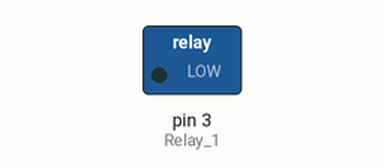
A sketch run on a simulated Arduino Uno, built with avr-gcc and run on an emulated ATmega328P. Parts: switched loads named in the sketch (green lamp = pin HIGH).

Above: at 1.0 s.
At 3.0 s:
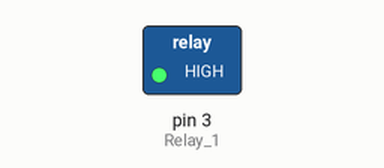
Timing chart, 0 to 5.2 s (numbered marks = the images above):
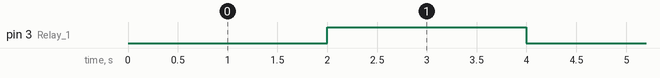

The sketch:

Relay_Sensor.ino
```cpp
//#define IR 7
int relay;
#define Relay_1 3
//#define Relay_2 9
void setup() {
  // put your setup code here, to run once:
//  pinMode(IR,INPUT);
  pinMode(Relay_1,OUTPUT);
//  pinMode(Relay_2,OUTPUT);

}
void loop() {
  // put your main code here, to run repeatedly:
//  a = digitalRead(IR);
//  if(a==0){
    digitalWrite(Relay_1,LOW);
    delay(1000);
    digitalWrite(Relay_1,LOW);
    delay(1000);
    digitalWrite(Relay_1,HIGH);
    delay(1000);
    digitalWrite(Relay_1,HIGH);
    delay(1000);
//  }
//  else{
//    digitalWrite(Relay_1,HIGH);
//    digitalWrite(Relay_2,HIGH);
//  }
}
```

Measured:
- by itself, pin 3 (Relay_1): alternates HIGH for 2.0 s and LOW for 2.0 s
